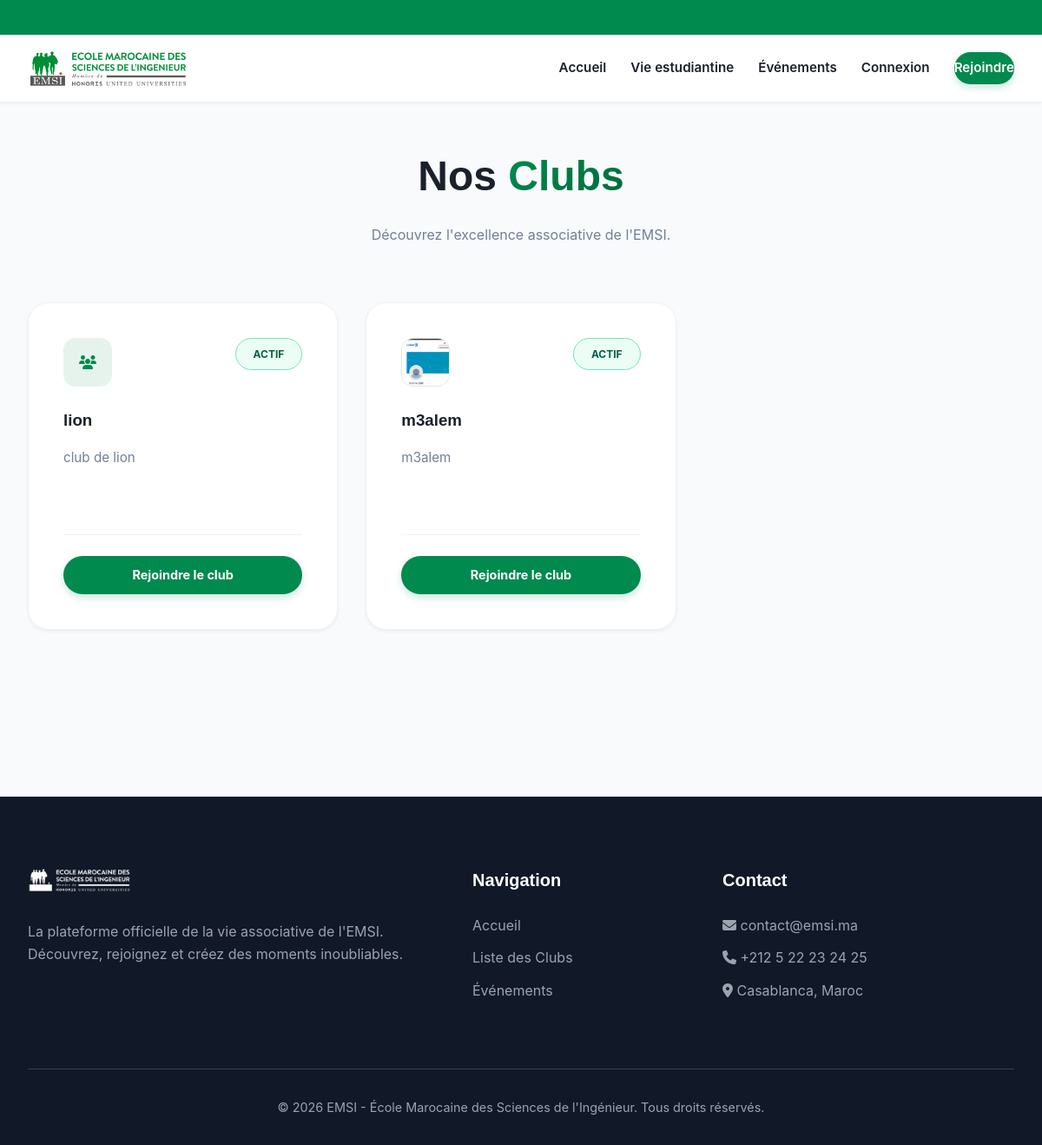
Page /clubs/ on the committed database.
### clubs/models.py (models this page shows, shortened)
class Club(models.Model):
    nom          = models.CharField(max_length=100, unique=True)
    description  = models.TextField()
    logo         = models.FileField(upload_to='clubs/logos/', blank=True, null=True)
    date_creation = models.DateTimeField(auto_now_add=True)
    est_valide   = models.BooleanField(default=False)
    responsable  = models.ForeignKey(
        Utilisateur, on_delete=models.CASCADE, related_name='clubs_geres'
    )
    cond_filiere  = models.CharField(
        max_length=20, choices=FILIERE_CHOICES,
        blank=True, null=True,
        verbose_name="Filière requise (laisser vide = toutes)"
    )
    cond_annee_min = models.PositiveSmallIntegerField(
        blank=True, null=True,
        verbose_name="Année minimale requise"
    )
    cond_annee_max = models.PositiveSmallIntegerField(
        blank=True, null=True,
        verbose_name="Année maximale requise"
    )
    cond_age_min  = models.PositiveSmallIntegerField(
        blank=True, null=True,
        verbose_name="Âge minimum requis"
    )
    cond_age_max  = models.PositiveSmallIntegerField(
        blank=True, null=True,
        verbose_name="Âge maximum requis"
    )

### clubs/views.py (the view)
# urls.py: path('', views.club_list, name='club_list'),
def club_list(request):
    clubs = Club.objects.filter(est_valide=True)
    return render(request, 'clubs/club_list.html', {'clubs': clubs})

### clubs/templates/clubs/club_list.html (shortened to what this page needs)
{% extends 'base.html' %}
{% block content %}
<div class="container animate-fade">
    <div style="text-align: center; margin-bottom: 4rem;">
        <h1 style="font-size: 3rem; margin-bottom: 1rem;">Nos <span class="gradient-text">Clubs</span></h1>
        <p style="color: var(--text-muted);">Découvrez l'excellence associative de l'EMSI.</p>
    </div>
    <div style="display: grid; grid-template-columns: repeat(auto-fill, minmax(320px, 1fr)); gap: 2rem; margin-bottom: 4rem;">
        {% for club in clubs %}
        <div class="card-pro">
            <div style="display: flex; justify-content: space-between; align-items: flex-start; margin-bottom: 1.5rem;">
                {% if club.logo %}
                    <img src="{{ club.logo.url }}" alt="{{ club.nom }}" style="width: 56px; height: 56px; border-radius: 14px; object-fit: cover; border: 1px solid #dbe7df;">
                {% else %}
                    <div style="width: 56px; height: 56px; background: var(--emsi-light); border-radius: 14px; display: flex; align-items: center; justify-content: center;">
                        <i class="fas fa-users" style="color: var(--emsi-green);"></i>
                    </div>
                {% endif %}
                <span class="badge badge-acceptee">Actif</span>
            </div>
            <h3 style="margin-bottom: 1rem;">{{ club.nom }}</h3>
            <p style="color: var(--text-muted); font-size: 0.95rem; margin-bottom: 2rem; min-height: 4.5em;">
                {{ club.description|truncatewords:20 }}
            </p>
            <div style="border-top: 1px solid #edf2f7; padding-top: 1.5rem;">
                <a href="{% url 'club_detail' club.id %}" class="btn-emsi" style="display: block; text-align: center;">Rejoindre le club</a>
            </div>
        </div>
        {% empty %}
        <div style="grid-column: 1 / -1; text-align: center; padding: 5rem;">
            <i class="fas fa-search" style="font-size: 3rem; color: #e2e8f0; margin-bottom: 1rem;"></i>
            <p style="color: var(--text-muted);">Aucun club trouvé pour le moment.</p>
        </div>
        {% endfor %}
    </div>
</div>
{% endblock %}

### static/css/style.css (style rules this page uses)
:root { --emsi-green: #008a4e; --emsi-dark: #006b3c; --emsi-light: #e6f3ed; --text-main: #1a202c; --text-muted: #718096; --bg-site: #f8fafc; --card-bg: #ffffff; --accent-gradient: linear-gradient(135deg, #008a4e 0%, #006b3c 100%); --shadow-sm: 0 2px 4px rgba(0,0,0,0.05); --shadow-md: 0 10px 25px -5px rgba(0,0,0,0.08); --shadow-lg: 0 20px 40px -10px rgba(0,0,0,0.1); --radius-lg: 24px; --radius-md: 16px; --container-width: 1280px; }
* { margin: 0; padding: 0; box-sizing: border-box; }
body { font-family: 'Inter', -apple-system, sans-serif; background: var(--bg-site); color: var(--text-main); line-height: 1.6; min-height: 100vh; display: flex; flex-direction: column; }
.container { width: 100%; max-width: var(--container-width); margin: 0 auto; padding: 0 2rem; }
.btn-emsi { background: var(--emsi-green); color: white !important; padding: 0.65rem 1.4rem; border-radius: 100px; font-weight: 700; font-size: 0.9rem; border: none; cursor: pointer; box-shadow: 0 4px 10px rgba(0, 138, 78, 0.2); transition: all 0.3s; display: inline-flex; align-items: center; justify-content: center; text-decoration: none; }
.card-pro { background: var(--card-bg); border-radius: var(--radius-lg); padding: 2.5rem; border: 1px solid #edf2f7; transition: all 0.4s cubic-bezier(0.4, 0, 0.2, 1); box-shadow: var(--shadow-sm); display: flex; flex-direction: column; }
h1, h2, h3 { font-family: 'Outfit', sans-serif; color: var(--text-main); }
.gradient-text { background: var(--accent-gradient); -webkit-background-clip: text; background-clip: text; -webkit-text-fill-color: transparent; }
.badge { padding: 0.5rem 1.25rem; border-radius: 100px; font-size: 0.75rem; font-weight: 700; text-transform: uppercase; display: inline-flex; align-items: center; gap: 0.5rem; }
.badge-acceptee { background: #ecfdf5; color: #065f46; border: 1px solid #6ee7b7; }
.animate-fade { animation: fadeIn 0.8s cubic-bezier(0.4, 0, 0.2, 1) forwards; }

### rows in the picture
Club: nom "lion", description "club de lion"
Club: logo (picture), nom "m3alem", description "m3alem"
